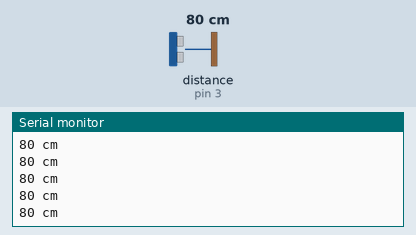
This sketch was run on a simulated Arduino Uno, built with avr-gcc and run on an emulated ATmega328P. Shown: the last lines printed to the serial monitor. Wiring (inferred from the names in the program): ultrasonic range finder: trigger pin 4; echo pin 3. The test bench sets the inputs (shaded band); at power-on: distance to the obstacle (sensor on pin 3) 80 cm. The echo pulse lasts 58.3 µs per cm.

Above: at 1.2 s.
1.3 s: distance to the obstacle (sensor on pin 3) set to 2 cm
At 1.41 s:
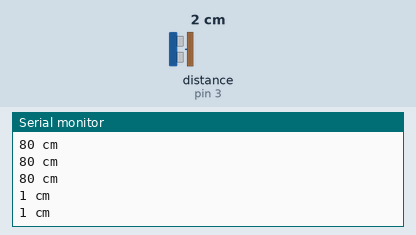
2.8 s: distance to the obstacle (sensor on pin 3) set to 4 cm
At 2.82 s:
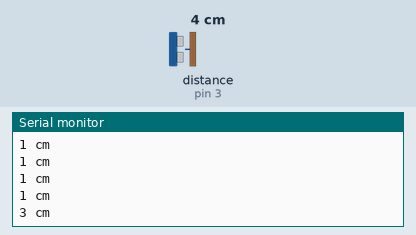
Timing chart, 0 to 5.8 s (numbered marks = the images above; inputs shaded):
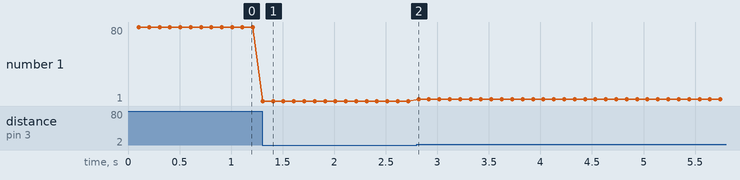

The sketch:

GS8_UltraSonic_180413.ino
```cpp
#define POLLING 1
// #define INTERRUPT 1
// #define SRF05 1

#define PERIOD 100000


const unsigned char pinTrig = 4, pinEcho = 3 ;
unsigned long preMicrosTrigger, preMicrosEcho, highTime, lowTime, intervalTime ;
unsigned char preState = LOW, curState = LOW ;


// Measure distance with ultrasonic sensor using polling method
// Use ultra_sound_SRF04_SRF05.ini file
#if POLLING

void setup ( void )
{
	Serial.begin ( 9600 ) ;

	pinMode ( pinTrig, OUTPUT) ;
	pinMode ( pinEcho, INPUT) ;
}


void loop ( void )
{
	unsigned long curMicros = micros ( ) ;

	// Triggers every 100 ms
	if( curMicros - preMicrosTrigger >= PERIOD ) {
		preMicrosTrigger = curMicros ;

		digitalWrite ( pinTrig, HIGH );
		delayMicroseconds( 10 ) ;
		digitalWrite ( pinTrig, LOW ) ;
	}

	if ( curMicros - preMicrosEcho > 5 ) {
		// Check edge's level
		if ( digitalRead ( pinEcho ) != 0 )
			curState = HIGH ;
		else
			curState = LOW ;


		// measure the time between two edges
		if ( preState != curState ) {
			preState = curState ;

			if ( curState == HIGH )
				highTime = micros ( ) ;
			else if ( curState == LOW ) {
				lowTime = micros ( ) ;
				intervalTime = lowTime - highTime ;
				Serial.print ( intervalTime / 58 ) ;
				Serial.println ( " cm" ) ;
			}
		}
	}
}
/////////////////////////////// end of polling /////////////////////////


// Measure distance with ultrasonic sensor using interrupt method
#elif INTERRUPT

volatile int count ;


// This function is used to measure the distance between triggers
// There is no return value
// There is no parameter
volatile void UltraSoundInterrupt ( void )
{
	if ( count == 0 )
		highTime = micros ( ) ;

	else {
		lowTime = micros ( ) ;
		intervalTime = lowTime - highTime ;
		Serial.println ( intervalTime / 58 ) ;
	}

	// count zero is rising edge and count one is falling edge
	count = ( count + 1 ) % 2 ;
}


void setup ( void )
{
	Serial.begin ( 9600 ) ;

	pinMode ( pinTrig, OUTPUT ) ;
	pinMode ( pinEcho, INPUT ) ;

	attachInterrupt ( 0, UltraSoundInterrupt, CHANGE ) ;
}


void loop ( void )
{
	unsigned long curMicros = micros ( ) ;

	// triggers every 100 ms
	if ( curMicros - preMicrosTrigger >= PERIOD ) {
		preMicrosTrigger = curMicros ;

		digitalWrite ( pinTrig, HIGH ) ;
		delayMicroseconds ( 10 ) ;
		digitalWrite ( pinTrig, LOW ) ;
	}
}
/////////////////////////////// end of INTERRUPT /////////////////////////


// Use the srf05 module
// This section is for simulation ( Keil )
#elif SRF05


void setup ( void )
{
	pinMode ( GPIO_C, 10, OUTPUT ) ;
}


void loop ( void )
{
	unsigned long curMicros = CheckMicros ( ) ;


	// triggers every 100 ms
	if( curMicros - preMicrosTrigger >= PERIOD ) {
		preMicrosTrigger = curMicros ;

		pinMode ( GPIO_C, 10, OUTPUT ) ;
		digitalWriteBit( GPIO_C, 10, HIGH );
		Delay_us ( 10 ) ;
		digitalWriteBit( GPIO_C, 10, LOW ) ;
	}

	if ( curMicros - preMicrosEcho > 5 ) {
		pinMode ( GPIO_C, 10, INPUT ) ;
		// check edge's level
		if ( digitalReadBit ( GPIO_C, 10 ) != 0 )
			curState = HIGH ;
		else
			curState = LOW ;


		// measure the time between two edges
		if ( preState != curState ) {
			preState = curState ;

			if ( curState == HIGH )
				highTime = CheckMicros ( ) ;
			else if ( curState == LOW ) {
				lowTime = CheckMicros ( ) ;
				intervalTime = lowTime - highTime ;
				printf ( "%ld cm\n", intervalTime / 58 ) ;
			}
		}
	}
}
/////////////////////////////// end of SRF05 /////////////////////////
#endif
```

Measured:
- after the input at 1.3 s, the serial monitor: prints a new line at once (image 1)
- after the input at 2.8 s, the serial monitor: prints a new line at once (image 2)
- plotted number 1: 80 → 1 after the input at 1.3 s, 1 → 3 after the input at 2.8 s
